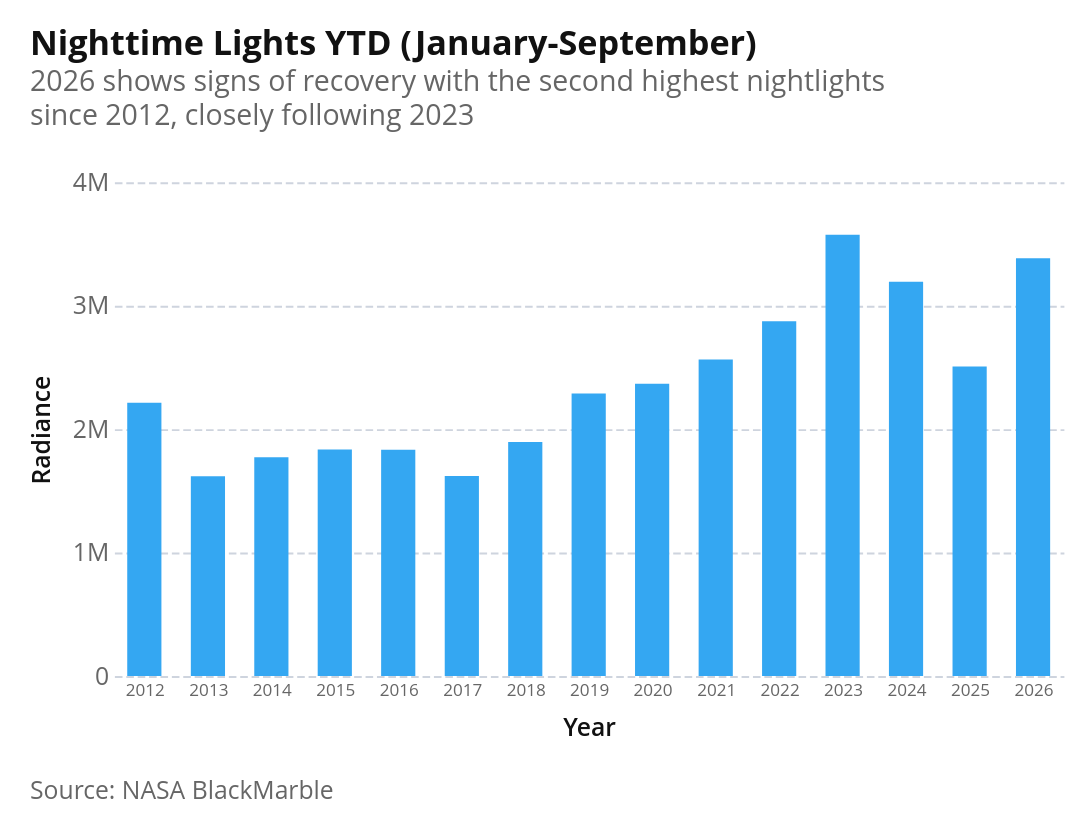

Write notebook code for a chart like this one.
### Markdown cell above
### 1.2 Year-to-Date Trends in Nightlights

### Code cell
# Fig 1.2: Year-to-Date Trends in Nightlights
chart = (
    alt.Chart(ntl_corrected)
    .mark_bar(size=18)
    .encode(
        x=alt.X(
            "date:T",
            title="Year",
            axis=alt.Axis(
                format="%Y", labelFontSize=9, tickCount={"interval": "year", "step": 1}
            ),
            scale=alt.Scale(nice=False, padding=16),
        ),
        y=alt.Y(
            "ntl_sum:Q",
            title="Radiance",
            axis=alt.Axis(labelExpr=az.vega_scale_labelExpr()),
        ),
        tooltip=[
            alt.Tooltip("year(date):T", title="Year", format="%Y"),
            alt.Tooltip("ntl_sum:Q", format=",.0f", title="NTL Sum"),
        ],
    )
    .properties(
        width=500,
        height=260,
        title=alt.Title(
            text=f"Nighttime Lights YTD ({report_period_subtitle})",
            subtitle=[
                "2026 shows signs of recovery with the second highest nightlights",
                "since 2012, closely following 2023",
            ],
        ),
    )
)
az.add_caption(chart, "Source: NASA BlackMarble")

### Figure 1 — Vega-Lite specification as saved in the notebook (floating-point values rounded to 4 significant figures)
{"config": {"background": "white", "padding": 15, "mark": {"tooltip": true, "color": "#34A7F2"}, "point": {"filled": true, "size": 60, "stroke": "white", "strokeWidth": 1}, "circle": {"filled": true, "stroke": "white", "strokeWidth": 1}, "square": {"filled": true, "stroke": "white", "strokeWidth": 1}, "line": {"strokeWidth": 4, "strokeCap": "round", "strokeJoin": "round"}, "bar": {"cornerRadiusEnd": 0}, "text": {"font": "Open Sans, sans-serif", "fontSize": 13, "fontWeight": 600, "lineHeight": 16, "color": "#111111"}, "area": {"opacity": 0.7}, "arc": {"stroke": "white", "strokeWidth": 1}, "rect": {"stroke": "#8A969F", "strokeWidth": 0.5}, "geoshape": {"stroke": "#666666", "strokeWidth": 0.3, "strokeJoin": "round", "strokeCap": "round"}, "title": {"font": "Open Sans, sans-serif", "fontSize": 18, "fontWeight": 700, "lineHeight": 22, "color": "#111111", "anchor": "start", "offset": 21, "subtitleFont": "Open Sans, sans-serif", "subtitleFontSize": 15, "subtitleFontWeight": 400, "subtitleLineHeight": 18, "subtitleColor": "#666666", "subtitlePadding": 3}, "axis": {"domain": false, "grid": true, "gridColor": "#CED4DE", "gridDash": [4, 2], "gridWidth": 1, "labelFont": "Open Sans, sans-serif", "labelFontSize": 13, "labelFontWeight": 400, "labelColor": "#666666", "labelPadding": 3, "tickColor": "#CED4DE", "tickSize": 5, "tickCount": 5, "titleFont": "Open Sans, sans-serif", "titleFontSize": 13, "titleFontWeight": 600, "titleColor": "#111111", "titlePadding": 9}, "axisX": {"grid": false, "tickSize": 0, "labelAngle": 0}, "axisY": {"domain": false, "ticks": false, "gridColor": "#CED4DE", "gridDash": [4, 2], "gridWidth": 1}, "axisQuantitative": {"tickCount": 5}, "axisBand": {"labelPadding": 6, "tickSize": 0}, "axisTemporal": {"grid": false}, "legend": {"labelFont": "Open Sans, sans-serif", "labelFontSize": 13, "labelFontWeight": 600, "labelColor": "#111111", "titleFont": "Open Sans, sans-serif", "titleFontSize": 13, "titleFontWeight": 600, "titleColor": "#111111", "titlePadding": 3, "symbolSize": 196, "symbolStrokeWidth": 0, "padding": 0, "offset": 21, "columnPadding": 21, "rowPadding": 6, "labelOffset": 6, "orient": "bottom", "labelLimit": 200, "titleLimit": 400, "layout": {"bottom": {"direction": "vertical", "anchor": "start"}}}, "view": {"stroke": null, "continuousWidth": 600, "continuousHeight": 400}, "range": {"category": ["#34A7F2", "#FF9800", "#664AB6", "#4EC2C0", "#F3578E", "#081079", "#0C7C68", "#AA0000", "#DDDA21"], "diverging": ["#920000", "#BD6126", "#E3A763", "#EFEFEF", "#80BDE7", "#3587C3", "#025288"], "heatmap": ["#E3F6FD", "#75CCEC", "#089BD4", "#0169A1", "#023B6F"], "ordinal": ["#E3F6FD", "#75CCEC", "#089BD4", "#0169A1", "#023B6F"], "ramp": ["#E3F6FD", "#75CCEC", "#089BD4", "#0169A1", "#023B6F"]}, "scale": {"bandPaddingInner": 0.2, "bandPaddingOuter": 0.1, "pointPadding": 0.5}, "header": {"labelFont": "Open Sans, sans-serif", "labelFontSize": 13, "labelFontWeight": 600, "labelColor": "#111111", "titleFont": "Open Sans, sans-serif", "titleFontSize": 15, "titleFontWeight": 600, "titleColor": "#111111"}, "concat": {"spacing": 18}, "facet": {"spacing": 18}, "selection": {"point": {"on": "click", "clear": "dblclick"}, "interval": {"mark": {"fill": "#0071BC", "fillOpacity": 0.15, "stroke": "#0071BC", "strokeWidth": 1}}}}, "vconcat": [{"mark": {"type": "bar", "size": 18}, "encoding": {"tooltip": [{"field": "date", "format": "%Y", "timeUnit": "year", "title": "Year", "type": "temporal"}, {"field": "ntl_sum", "format": ",.0f", "title": "NTL Sum", "type": "quantitative"}], "x": {"axis": {"format": "%Y", "labelFontSize": 9, "tickCount": {"interval": "year", "step": 1}}, "field": "date", "scale": {"nice": false, "padding": 16}, "title": "Year", "type": "temporal"}, "y": {"axis": {"labelExpr": "datum.value === 0 ? '0' : abs(datum.value) >= 1e9 ? (datum.value/1e9 === round(datum.value/1e9) ? '' + format(datum.value/1e9, ',.0f') + 'B' : abs(datum.value/1e9) >= 100 ? '' + format(datum.value/1e9, ',.0f') + 'B' : abs(datum.value/1e9) >= 1 ? '' + format(datum.value/1e9, ',.1f') + 'B' : '' + format(datum.value/1e9, ',.2f') + 'B') : abs(datum.value) >= 1e6 ? (datum.value/1e6 === round(datum.value/1e6) ? '' + format(datum.value/1e6, ',.0f') + 'M' : abs(datum.value/1e6) >= 100 ? '' + format(datum.value/1e6, ',.0f') + 'M' : abs(datum.value/1e6) >= 1 ? '' + format(datum.value/1e6, ',.1f') + 'M' : '' + format(datum.value/1e6, ',.2f') + 'M') : abs(datum.value) >= 1e4 ? (datum.value/1e3 === round(datum.value/1e3) ? '' + format(datum.value/1e3, ',.0f') + 'K' : abs(datum.value/1e3) >= 100 ? '' + format(datum.value/1e3, ',.0f') + 'K' : abs(datum.value/1e3) >= 1 ? '' + format(datum.value/1e3, ',.1f') + 'K' : '' + format(datum.value/1e3, ',.2f') + 'K') : (datum.value === round(datum.value) ? '' + format(datum.value, ',.0f') + '' : abs(datum.value) >= 100 ? '' + format(datum.value, ',.0f') + '' : abs(datum.value) >= 1 ? '' + format(datum.value, ',.1f') + '' : '' + format(datum.value, ',.2f') + '')"}, "field": "ntl_sum", "title": "Radiance", "type": "quantitative"}}, "height": 260, "title": {"text": "Nighttime Lights YTD (January-September)", "subtitle": ["2026 shows signs of recovery with the second highest nightlights", "since 2012, closely following 2023"]}, "width": 500}], "data": {"name": "data-fae1f89dc11bb15dddcce52ba767fa9b"}, "title": {"text": "Source: NASA BlackMarble", "anchor": "start", "color": "#666666", "font": "Open Sans, sans-serif", "fontSize": 13, "fontWeight": 400, "lineHeight": 20, "offset": 21, "orient": "bottom"}, "$schema": "https://vega.github.io/schema/vega-lite/v6.1.0.json", "datasets": {"data-fae1f89dc11bb15dddcce52ba767fa9b": [{"date": "2012-01-01T00:00:00", "year_col": 2012, "ntl_sum": 2214000.0, "ntl_ind_5km_sum": 295700.0, "ntl_noind_5km_sum": 1946000.0}, {"date": "2013-01-01T00:00:00", "year_col": 2013, "ntl_sum": 1619000.0, "ntl_ind_5km_sum": 312400.0, "ntl_noind_5km_sum": 1335000.0}, {"date": "2014-01-01T00:00:00", "year_col": 2014, "ntl_sum": 1773000.0, "ntl_ind_5km_sum": 370800.0, "ntl_noind_5km_sum": 1435000.0}, {"date": "2015-01-01T00:00:00", "year_col": 2015, "ntl_sum": 1835000.0, "ntl_ind_5km_sum": 457500.0, "ntl_noind_5km_sum": 1415000.0}, {"date": "2016-01-01T00:00:00", "year_col": 2016, "ntl_sum": 1834000.0, "ntl_ind_5km_sum": 380000.0, "ntl_noind_5km_sum": 1486000.0}, {"date": "2017-01-01T00:00:00", "year_col": 2017, "ntl_sum": 1621000.0, "ntl_ind_5km_sum": 464700.0, "ntl_noind_5km_sum": 1195000.0}, {"date": "2018-01-01T00:00:00", "year_col": 2018, "ntl_sum": 1896000.0, "ntl_ind_5km_sum": 464900.0, "ntl_noind_5km_sum": 1472000.0}, {"date": "2019-01-01T00:00:00", "year_col": 2019, "ntl_sum": 2288000.0, "ntl_ind_5km_sum": 663500.0, "ntl_noind_5km_sum": 1679000.0}, {"date": "2020-01-01T00:00:00", "year_col": 2020, "ntl_sum": 2368000.0, "ntl_ind_5km_sum": 622400.0, "ntl_noind_5km_sum": 1798000.0}, {"date": "2021-01-01T00:00:00", "year_col": 2021, "ntl_sum": 2565000.0, "ntl_ind_5km_sum": 787500.0, "ntl_noind_5km_sum": 1841000.0}, {"date": "2022-01-01T00:00:00", "year_col": 2022, "ntl_sum": 2875000.0, "ntl_ind_5km_sum": 660400.0, "ntl_noind_5km_sum": 2275000.0}, {"date": "2023-01-01T00:00:00", "year_col": 2023, "ntl_sum": 3574000.0, "ntl_ind_5km_sum": 690600.0, "ntl_noind_5km_sum": 2950000.0}, {"date": "2024-01-01T00:00:00", "year_col": 2024, "ntl_sum": 3194000.0, "ntl_ind_5km_sum": 648000.0, "ntl_noind_5km_sum": 2604000.0}, {"date": "2025-01-01T00:00:00", "year_col": 2025, "ntl_sum": 2509000.0, "ntl_ind_5km_sum": 581200.0, "ntl_noind_5km_sum": 1979000.0}, {"date": "2026-01-01T00:00:00", "year_col": 2026, "ntl_sum": 3385000.0, "ntl_ind_5km_sum": 721800.0, "ntl_noind_5km_sum": 2725000.0}]}}
